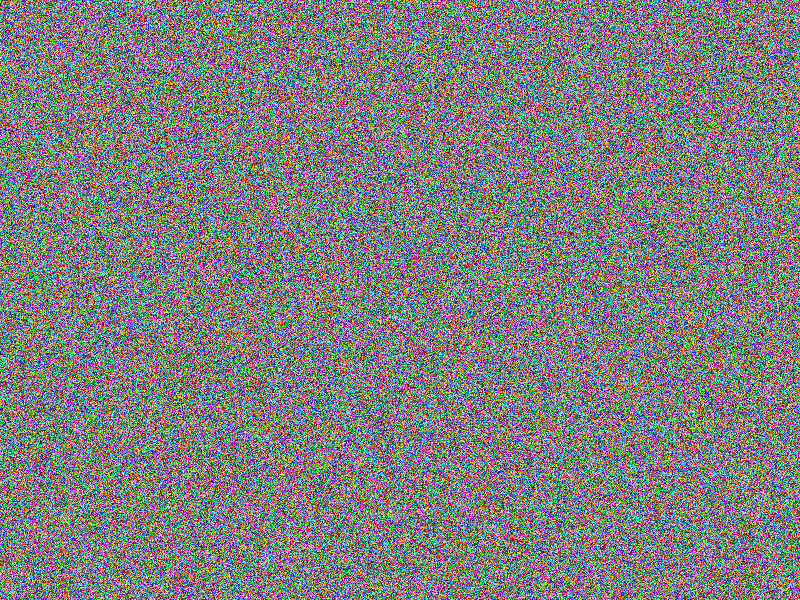
Frame 1 (no input)
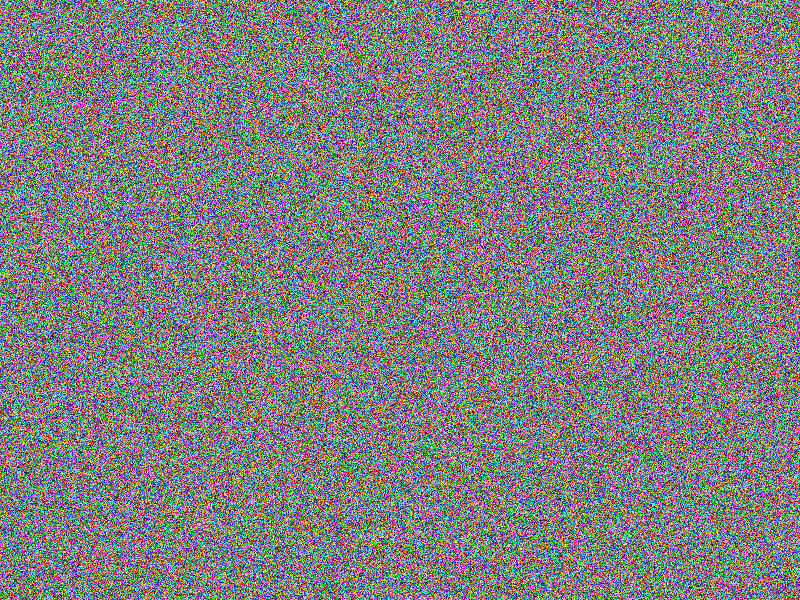
Frame 60 (the mouse pressed at the canvas centre just before this capture)
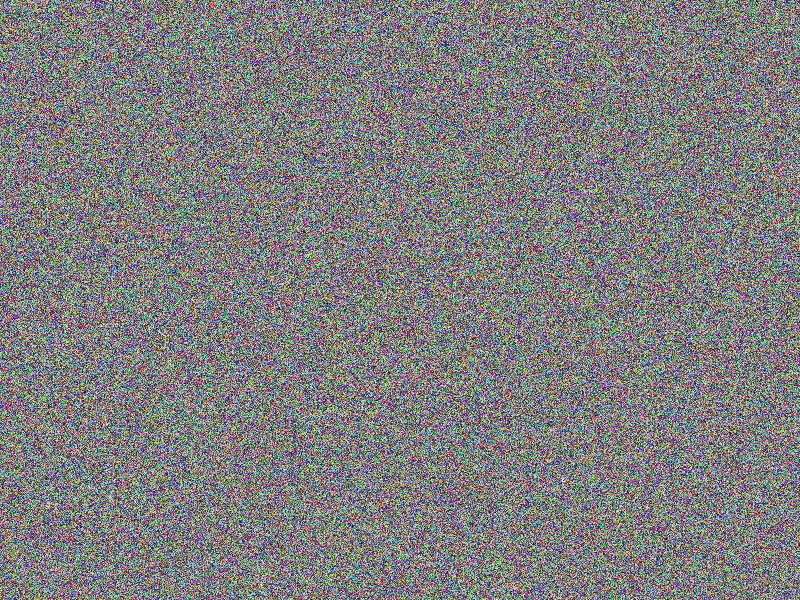
Frame 120 (the mouse held since frame 60 and released just before this capture)

The Processing sketch that drew these frames (run headless with seeded random() and noise(); from frame 60 on, the mouse is pressed at the canvas centre):

// Processing sketch: StaticNoise
// ── StaticNoise.pde
//instance variables

void setup() { //begin setup
  size(800, 600); //sets size of plane
} //setup


void draw() { //bgin draw
  loadPixels(); //loads our pixels from memory
  
  for (int i = 0; i < pixels.length; i++) { //begin for loop
    float gray = random(0, 255); //random gray value
    float r = random(0, 255); //random red value
    float g = random(0, 255); //random green value
    float b = random(0, 255); //random blue value

    pixels[i] = color(r, g, b); //sets pixel i to a random clor
  } //for
  
  updatePixels(); //update pixels new value
} //draw
